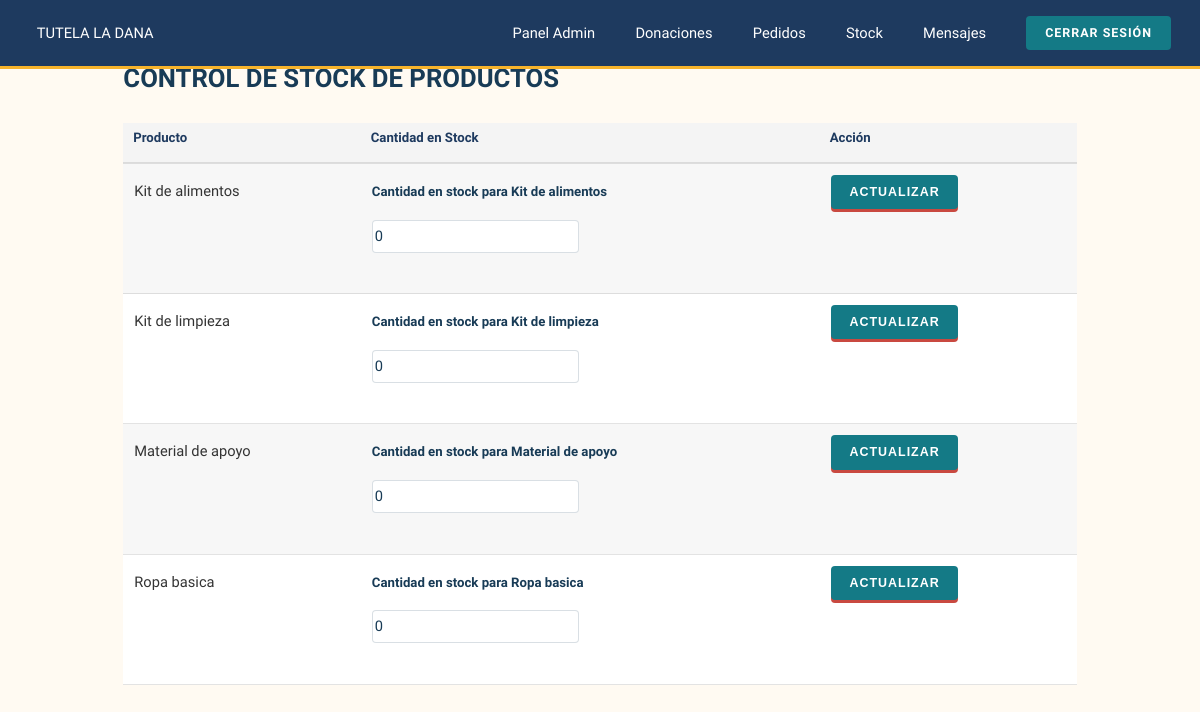
The page /TutelaFinalVersion/admin/stock.php (signed in) on the database as committed earlier.
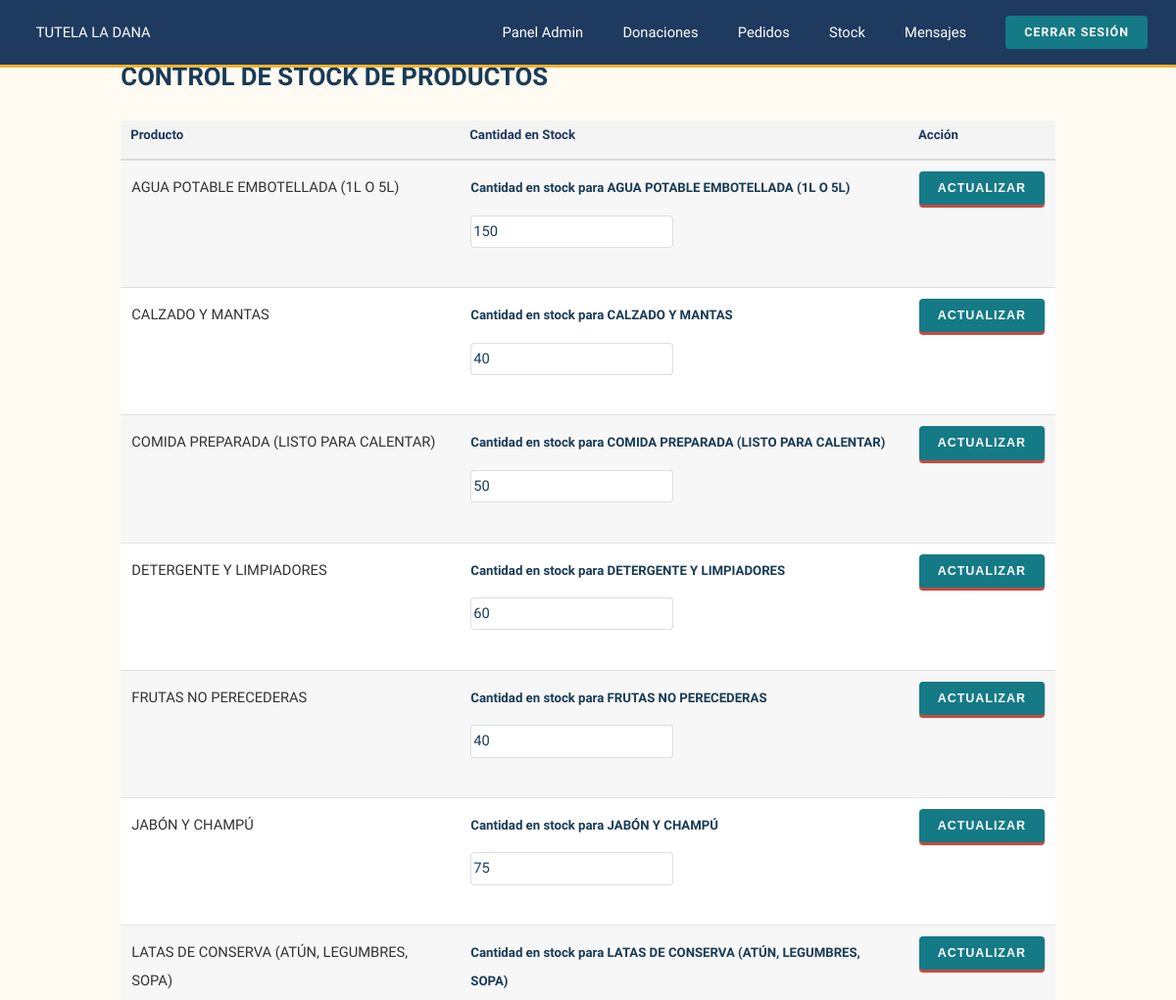
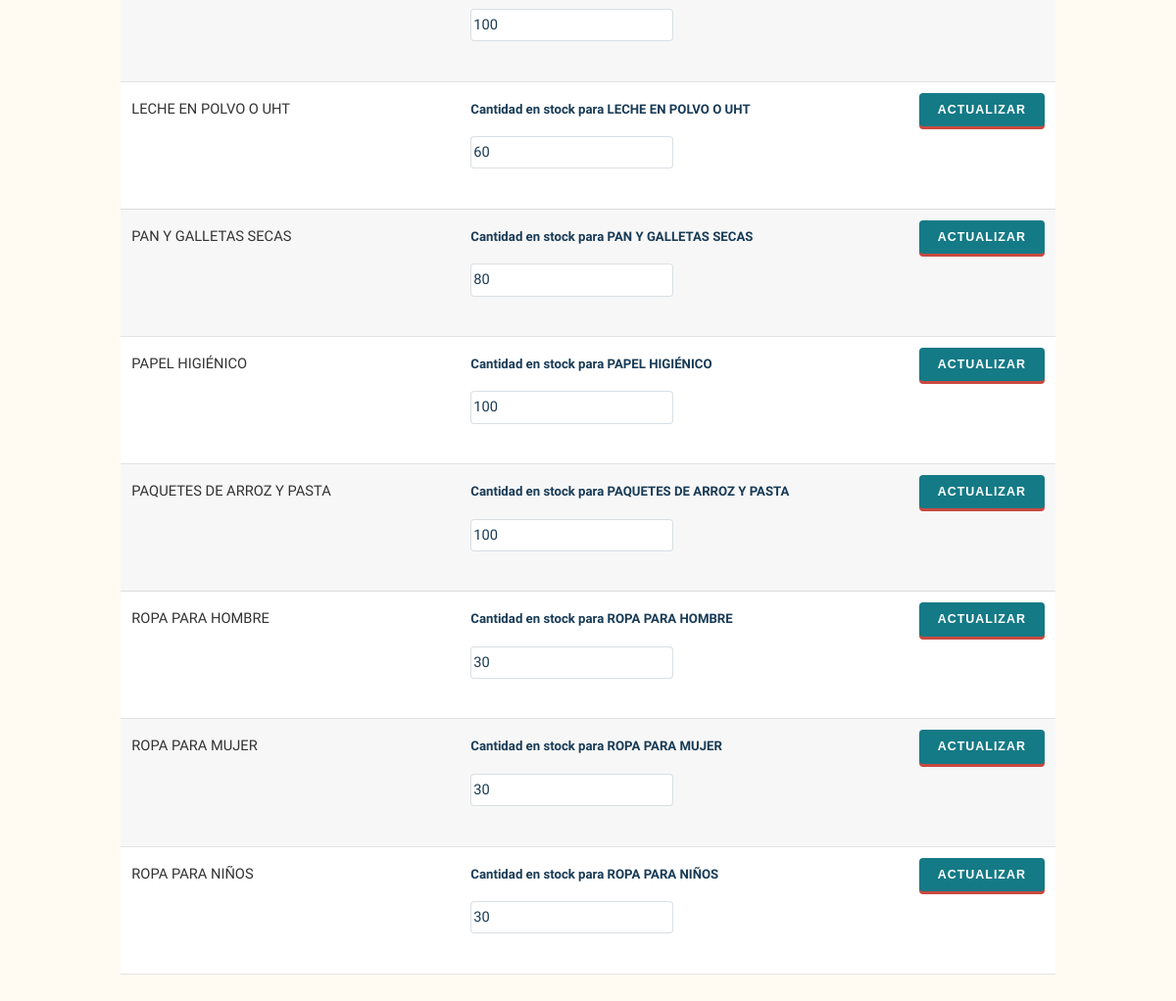
The same page on the database as committed later (2 pictures, top to bottom).
### tables this page shows
CREATE TABLE IF NOT EXISTS productos (
    id INT AUTO_INCREMENT PRIMARY KEY,
    nombre VARCHAR(150) NOT NULL,
    descripcion VARCHAR(255) DEFAULT '',
    stock INT NOT NULL DEFAULT 0 CHECK (stock >= 0),
    fecha_creacion TIMESTAMP DEFAULT CURRENT_TIMESTAMP,
    UNIQUE KEY uq_producto_nombre (nombre)
);

### TutelaFinalVersion/admin/stock.php (the view, shortened to what this page needs)
<?php
require_once __DIR__ . '/../includes/db.php';
$productos = $conexion->query('SELECT id, nombre, stock FROM productos ORDER BY nombre')->fetchAll(PDO::FETCH_ASSOC);
?>
<!doctype html>
<html lang="es">
<head>
  <link rel="stylesheet" href="../assets/css/main.css">
</head>
<body class="landing">
<?php include_once __DIR__ . '/nav.php'; ?>
<section id="main" class="wrapper style1">
  <div class="container">
    <h2>Control de Stock de Productos</h2>
    <div class="table-wrapper">
      <table>
        <thead>
          <tr>
            <th>Producto</th>
            <th>Cantidad en Stock</th>
            <th>Acción</th>
          </tr>
        </thead>
        <tbody>
          <?php foreach ($productos as $producto): ?>
            <?php $productoId = (int) $producto['id']; ?>
            <tr>
              <td><?= htmlspecialchars($producto['nombre']) ?></td>
              <td>
                <form method="post">
                  <label for="stock-producto-<?= $productoId ?>" class="sr-only">Cantidad en stock para <?= htmlspecialchars($producto['nombre']) ?></label>
                  <input type="number" id="stock-producto-<?= $productoId ?>" min="0" name="stock" value="<?= (int) $producto['stock'] ?>" required>
              </td>
              <td><button type="submit">Actualizar</button></form></td>
            </tr>
          <?php endforeach; ?>
        </tbody>
      </table>
    </div>
  </div>
</section>
</body>
</html>

### TutelaFinalVersion/admin/nav.php
<header id="header" class="alt">
  <h1><a href="../index.php">Tutela La DANA</a></h1>
  <nav id="nav">
    <ul>
      <li><a href="index.php">Panel Admin</a></li>
      <li><a href="donaciones.php">Donaciones</a></li>
      <li><a href="pedidos.php">Pedidos</a></li>
      <li><a href="stock.php">Stock</a></li>
      <li><a href="mensajes.php">Mensajes</a></li>
      <li><a href="logout.php" class="button alt">Cerrar sesión</a></li>
    </ul>
  </nav>
</header>

Rows that differ between the two databases and show on the page:
added productos: nombre "AGUA POTABLE EMBOTELLADA (1L O 5L)", stock "150"
added productos: nombre "CALZADO Y MANTAS", stock "40"
changed productos: nombre "Kit de alimentos" → "COMIDA PREPARADA (LISTO PARA CALENTAR)"; stock "0" → "50"
added productos: nombre "DETERGENTE Y LIMPIADORES", stock "60"
added productos: nombre "FRUTAS NO PERECEDERAS", stock "40"
added productos: nombre "JABÓN Y CHAMPÚ", stock "75"
changed productos: nombre "Kit de limpieza" → "LATAS DE CONSERVA (ATÚN, LEGUMBRES, SOPA)"; stock "0" → "100"
changed productos: nombre "Material de apoyo" → "LECHE EN POLVO O UHT"; stock "0" → "60"
changed productos: nombre "Ropa basica" → "PAN Y GALLETAS SECAS"; stock "0" → "80"
added productos: nombre "PAPEL HIGIÉNICO", stock "100"
added productos: nombre "PAQUETES DE ARROZ Y PASTA", stock "100"
added productos: nombre "ROPA PARA HOMBRE", stock "30"
added productos: nombre "ROPA PARA MUJER", stock "30"
added productos: nombre "ROPA PARA NIÑOS", stock "30"
